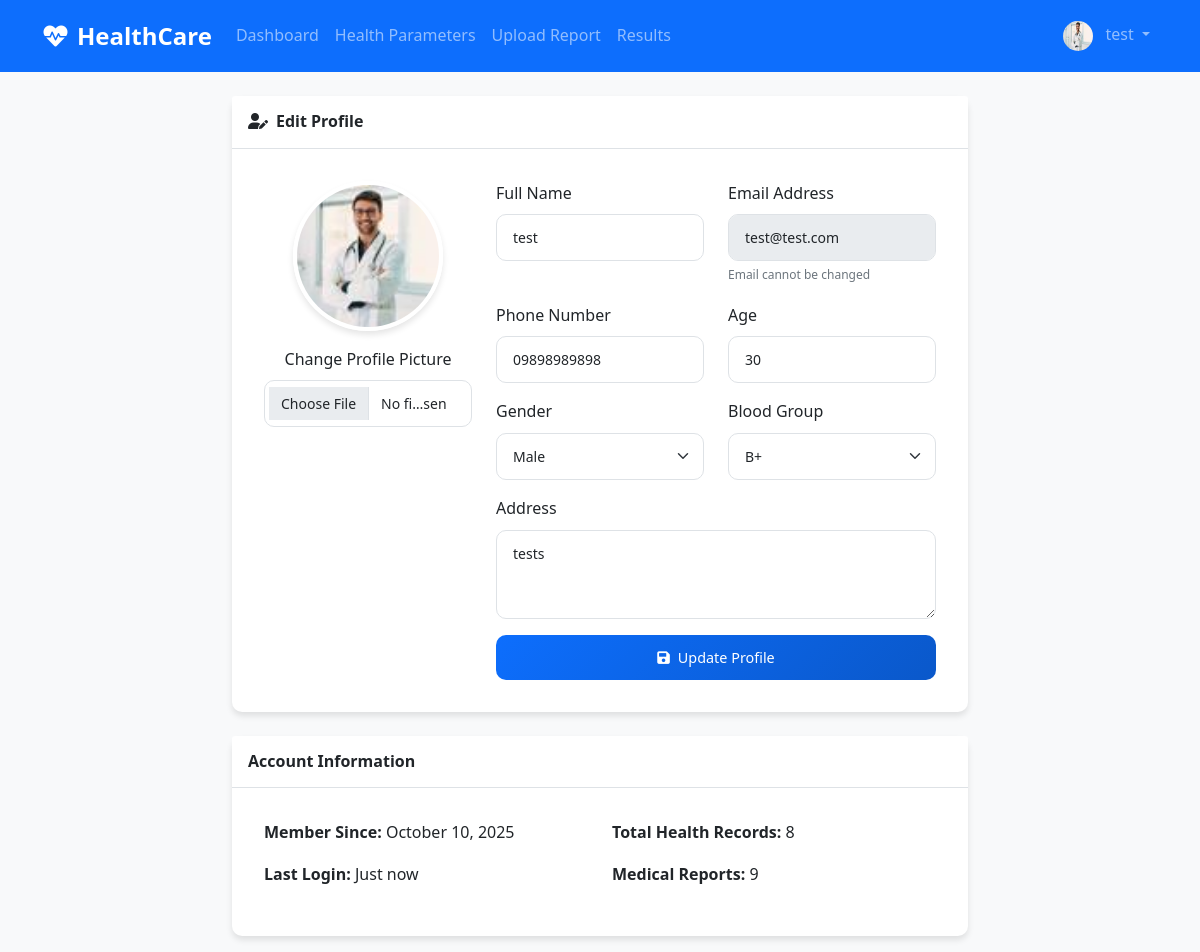
The app's page /profile (signed in) with its own data.
### models.py (models this page shows, shortened)
class User(UserMixin, db.Model):
    __tablename__ = 'user'
    id = db.Column(db.Integer, primary_key=True)
    name = db.Column(db.String(100), nullable=False)
    email = db.Column(db.String(100), unique=True, nullable=False)
    phone = db.Column(db.String(15), nullable=False)
    gender = db.Column(db.String(10), nullable=False)
    age = db.Column(db.Integer, nullable=False)
    blood_group = db.Column(db.String(5), nullable=False)
    address = db.Column(db.Text, nullable=False)
    profile_pic = db.Column(db.String(200), default='default.jpg')
    password_hash = db.Column(db.String(200), nullable=False)
    created_at = db.Column(db.DateTime, default=datetime.utcnow)
    health_parameters = db.relationship('HealthParameter', backref='user', lazy=True, cascade='all, delete-orphan')
    reports = db.relationship('MedicalReport', backref='user', lazy=True, cascade='all, delete-orphan')

### app.py (the view, shortened to what this page needs)
    @app.route('/profile', methods=['GET', 'POST'])
    @login_required
    def profile():
        return render_template('profile.html')

### templates/profile.html (shortened to what this page needs)
{% extends "base.html" %}
{% block content %}
<div class="row justify-content-center">
    <div class="col-lg-8">
        <div class="card">
            <div class="card-header">
                <h5 class="card-title mb-0">
                    <i class="fas fa-user-edit me-2"></i>Edit Profile
                </h5>
            </div>
            <div class="card-body">
                <form method="POST" enctype="multipart/form-data">
                    <div class="row">
                        <div class="col-md-4 text-center mb-4">
                            <div class="mb-3">
                                <img src="{{ url_for('static', filename='uploads/profiles/' + current_user.profile_pic) }}"
                                     class="profile-pic rounded-circle" alt="Profile Picture">
                            </div>
                            <div class="mb-3">
                                <label for="profile_pic" class="form-label">Change Profile Picture</label>
                                <input type="file" class="form-control" id="profile_pic" name="profile_pic"
                                       accept="image/*">
                            </div>
                        </div>
                        <div class="col-md-8">
                            <div class="row">
                                <div class="col-md-6">
                                    <div class="mb-3">
                                        <label for="name" class="form-label">Full Name</label>
                                        <input type="text" class="form-control" id="name" name="name"
                                               value="{{ current_user.name }}" required>
                                    </div>
                                </div>
                                <div class="col-md-6">
                                    <div class="mb-3">
                                        <label class="form-label">Email Address</label>
                                        <input type="email" class="form-control" value="{{ current_user.email }}"
                                               disabled>
                                        <small class="form-text text-muted">Email cannot be changed</small>
                                    </div>
                                </div>
                            </div>
                            <div class="row">
                                <div class="col-md-6">
                                    <div class="mb-3">
                                        <label for="phone" class="form-label">Phone Number</label>
                                        <input type="tel" class="form-control" id="phone" name="phone"
                                               value="{{ current_user.phone }}" required>
                                    </div>
                                </div>
                                <div class="col-md-6">
                                    <div class="mb-3">
                                        <label for="age" class="form-label">Age</label>
                                        <input type="number" class="form-control" id="age" name="age"
                                               value="{{ current_user.age }}" required>
                                    </div>
                                </div>
                            </div>
                            <div class="row">
                                <div class="col-md-6">
                                    <div class="mb-3">
                                        <label for="gender" class="form-label">Gender</label>
                                        <select class="form-select" id="gender" name="gender" required>
                                            <option value="Male" {% if current_user.gender == 'Male' %}selected{% endif %}>Male</option>
                                        </select>
                                    </div>
                                </div>
                                <div class="col-md-6">
                                    <div class="mb-3">
                                        <label for="blood_group" class="form-label">Blood Group</label>
                                        <select class="form-select" id="blood_group" name="blood_group" required>
                                            <option value="B+" {% if current_user.blood_group == 'B+' %}selected{% endif %}>B+</option>
                                        </select>
                                    </div>
                                </div>
                            </div>
                            <div class="mb-3">
                                <label for="address" class="form-label">Address</label>
                                <textarea class="form-control" id="address" name="address"
                                          rows="3" required>{{ current_user.address }}</textarea>
                            </div>
                            <div class="d-grid">
                                <button type="submit" class="btn btn-primary btn-lg">
                                    <i class="fas fa-save me-2"></i>Update Profile
                                </button>
                            </div>
                        </div>
                    </div>
                </form>
            </div>
        </div>
        <div class="card mt-4">
            <div class="card-header">
                <h5 class="card-title mb-0">Account Information</h5>
            </div>
            <div class="card-body">
                <div class="row">
                    <div class="col-md-6">
                        <p><strong>Member Since:</strong> {{ current_user.created_at.strftime('%B %d, %Y') }}</p>
                        <p><strong>Last Login:</strong> Just now</p>
                    </div>
                    <div class="col-md-6">
                        <p><strong>Total Health Records:</strong> {{ current_user.health_parameters|length }}</p>
                        <p><strong>Medical Reports:</strong> {{ current_user.reports|length }}</p>
                    </div>
                </div>
            </div>
        </div>
    </div>
</div>
{% endblock %}

### templates/base.html (shortened to what this page needs)
<!DOCTYPE html>
<html lang="en">
<head>
    <link href="https://cdn.jsdelivr.net/npm/bootstrap@5.1.3/dist/css/bootstrap.min.css" rel="stylesheet">
    <link href="https://cdnjs.cloudflare.com/ajax/libs/font-awesome/6.0.0/css/all.min.css" rel="stylesheet">
    <link href="{{ url_for('static', filename='css/style.css') }}" rel="stylesheet">
</head>
<body>
    <nav class="navbar navbar-expand-lg navbar-dark bg-primary">
        <div class="container">
            <a class="navbar-brand" href="{{ url_for('dashboard') }}">
                <i class="fas fa-heartbeat"></i> HealthCare
            </a>
            <div class="collapse navbar-collapse" id="navbarNav">
                {% if current_user.is_authenticated %}
                <ul class="navbar-nav me-auto">
                    <li class="nav-item">
                        <a class="nav-link" href="{{ url_for('dashboard') }}">Dashboard</a>
                    </li>
                    <li class="nav-item">
                        <a class="nav-link" href="{{ url_for('health_parameters') }}">Health Parameters</a>
                    </li>
                    <li class="nav-item">
                        <a class="nav-link" href="{{ url_for('upload_report') }}">Upload Report</a>
                    </li>
                    <li class="nav-item">
                        <a class="nav-link" href="{{ url_for('results') }}">Results</a>
                    </li>
                </ul>
                <ul class="navbar-nav">
                    <li class="nav-item dropdown">
                        <a class="nav-link dropdown-toggle" href="#" id="navbarDropdown" role="button" data-bs-toggle="dropdown">
                            <img src="{{ url_for('static', filename='uploads/profiles/' + current_user.profile_pic) }}"
                                 class="rounded-circle me-2" width="30" height="30">
                            {{ current_user.name }}
                        </a>
                    </li>
                </ul>
                {% endif %}
            </div>
        </div>
    </nav>
    <div class="container mt-4">
        {% block content %}{% endblock %}
    </div>
</body>
</html>

### static/css/style.css (style rules this page uses)
:root { --primary-color: #0d6efd; --secondary-color: #6c757d; --success-color: #198754; --danger-color: #dc3545; --warning-color: #ffc107; --info-color: #0dcaf0; --light-color: #f8f9fa; --dark-color: #212529; --border-radius: 10px; --box-shadow: 0 4px 6px rgba(0, 0, 0, 0.1); --transition: all 0.3s ease; }
* { margin: 0; padding: 0; box-sizing: border-box; }
body { background-color: #f8f9fa; font-family: 'Segoe UI', Tahoma, Geneva, Verdana, sans-serif; line-height: 1.6; font-size: 14px; }
h5 { font-size: 1rem; }
.navbar { padding: 0.75rem 0; }
.navbar-brand { font-weight: bold; font-size: 1.25rem; display: flex; align-items: center; gap: 0.5rem; }
.navbar-nav .nav-link { padding: 0.5rem 1rem; font-weight: 500; }
.card { border: none; border-radius: var(--border-radius); box-shadow: var(--box-shadow); margin-bottom: 1rem; transition: var(--transition); }
.card-header { background: white; border-bottom: 1px solid #dee2e6; padding: 1rem; font-weight: 600; }
.card-body { padding: 1rem; }
.card-title { margin-bottom: 0.5rem; font-weight: 600; }
.btn { border-radius: var(--border-radius); font-weight: 500; padding: 0.5rem 1rem; font-size: 0.875rem; border: none; transition: var(--transition); }
.btn-lg { padding: 0.75rem 1.5rem; font-size: 1rem; }
.btn-primary { background: linear-gradient(135deg, var(--primary-color), #0a58ca); }
.form-control, .form-select { border-radius: var(--border-radius); border: 1px solid #dee2e6; padding: 0.75rem 1rem; font-size: 0.875rem; transition: var(--transition); }
.form-label { font-weight: 500; margin-bottom: 0.5rem; color: var(--dark-color); }
.form-text { font-size: 0.75rem; }
.profile-pic { width: 120px; height: 120px; object-fit: cover; border: 4px solid #fff; box-shadow: var(--box-shadow); }
.mb-3 { margin-bottom: 1.5rem; }
.mb-4 { margin-bottom: 2rem; }
.mt-4 { margin-top: 2rem; }
@media (min-width: 576px) { body { font-size: 15px; } }
@media (min-width: 576px) { .card-body { padding: 1.25rem; } }
@media (min-width: 576px) { .btn { font-size: 0.9rem; } }
@media (min-width: 768px) { body { font-size: 16px; } }
@media (min-width: 768px) { .navbar-brand { font-size: 1.5rem; } }
@media (min-width: 768px) { .card-body { padding: 1.5rem; } }
@media (min-width: 768px) { .profile-pic { width: 150px; height: 150px; } }
@media (min-width: 992px) { .container { max-width: 960px; } }
@media (min-width: 992px) { .card-body { padding: 2rem; } }
@media (min-width: 1200px) { .container { max-width: 1140px; } }

### records on screen
User: profile_pic (picture), name "test", email "test@test.com", phone "09898989898", age "30", gender "Male", blood_group "B+", address "tests", created_at "October 10, 2025"

### other values on screen
{{ current_user.health_parameters|length }} "8"
{{ current_user.reports|length }} "9"
